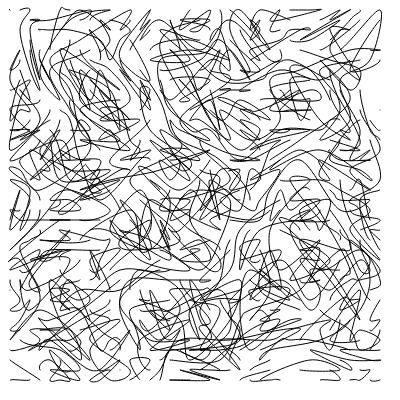
Frame 1 (no input)
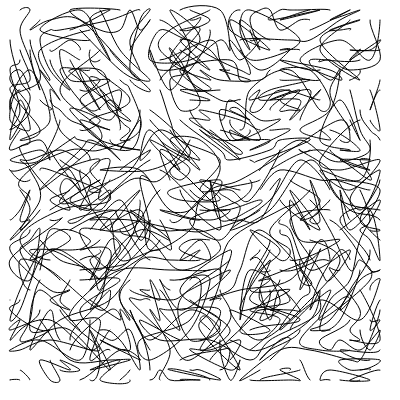
Frame 2 (the mouse pressed at the canvas centre, redrawn once)

The p5.js sketch that drew these frames (run headless with seeded random() and noise() and a simulated clock; the mouse was pressed at the canvas centre and the sketch redrawn once):

// p5.js sketch
// ── sketch.js

var increment = 0.1;
var scl = 10;
var cols, rows;


var start = 0;
var startInc = 0.01;

var zOff = 0;
var zInc = 0;

var fr;

var flowPoints = [];

function setup() {
  createCanvas(400, 400);
  // noiseDetail(4);

  cols = floor(width / scl);
  rows = floor(height / scl);
  fr = createP('');

  PopulateFlowPoints();

}

function draw() {
  PopulateFlowPoints();
  clear();
  //DrawHair();
  DrawFlowLines();
  //testDraw();
  fr.html(floor(frameRate()));
  noLoop();
  start += startInc;
  zOff += zInc;
}

function DrawHair() {
  for (var y = 0; y < rows; y++) {
    for (var x = 0; x < cols; x++) {
      var flowPoint = getFlowPointAtIndex(x, y);
      var v = GetVectorFromFlowPoint(flowPoint);
      DrawVector(x, y, v, flowPoint.xOff, flowPoint.yOff);
    }
  }
}

function DrawFlowLines() {
  for (var y = 0; y < rows; y++) {
    for (var x = 0; x < cols; x++) {
      var flowPoint = getFlowPointAtIndex(x, y);
      DrawLineFromPoint(flowPoint);
    }
  }
}

function testDraw() {
  noFill();
  strokeWeight(1);

  beginShape();
  curveVertex(84, 91);
  curveVertex(84, 91);
  curveVertex(68, 19);
  curveVertex(21, 17);
  curveVertex(32, 91);
  curveVertex(32, 91);
  endShape();
}

var minLineLength = 10;
var maxLineLength = 10;
var searchAreaMin = 5;
var searchAreaMax = 5;


function DrawLineFromPoint(flowPoint) {
  noFill();
  strokeWeight(1);


  var i = 0;
  beginShape();
  while (i < maxLineLength) {
    var noiseValue = Number.MAX_VALUE;
    var closestX, closestY;
    for (var y = flowPoint.y - searchAreaMin; y < flowPoint.y + searchAreaMax; y++) {
      if (y < 0) { y = 0; continue; }
      if (y > rows - 1) { break; }

      for (var x = flowPoint.x - searchAreaMin; x < flowPoint.x + searchAreaMax; x++) {
        if (x < 0) { x = 0; continue; }
        if (x > rows - 1) { break; }

        var newFlowPoint = getFlowPointAtIndex(x, y);
        if (newFlowPoint.x == flowPoint.x && newFlowPoint.y == newFlowPoint.y) {
          continue;
        }
          if (!newFlowPoint.used) {
        if (abs(flowPoint.noise - newFlowPoint.noise) < noiseValue) {
          noiseValue = abs(flowPoint.noise - newFlowPoint.noise);
          closestX = x;
          closestY = y;
        }
        }
      }
    }

    if (closestX == null) {
      break;
    }
    var curveVertexFlowPoint = getFlowPointAtIndex(closestX, closestY);
    curveVertex(curveVertexFlowPoint.x * scl, curveVertexFlowPoint.y * scl);
    // console.log("curveVertex at: " + curveVertexFlowPoint.x + ", " + curveVertexFlowPoint.y);
    curveVertexFlowPoint.used = true;
    flowPoint = curveVertexFlowPoint;
    if (flowPointAtBoundary(curveVertexFlowPoint)) { break; }
    i++;
  }
  // console.log("END");
  endShape();
}

function flowPointAtBoundary(flowPoint) {
  return flowPoint.x == 0 || flowPoint.y == 0 || flowPoint.x == cols - 1 || flowPoint.y == rows - 1;
}

function GetVectorFromFlowPoint(flowPoint) {
  var angle = flowPoint.noise * TWO_PI;
  return p5.Vector.fromAngle(angle);
}

function PopulateFlowPoints() {
  flowPoints = [];
  for (var y = 0; y < rows; y++) {
    for (var x = 0; x < cols; x++) {
      let flowPoint = {
        "x": x,
        "y": y,
        "xOff": x * increment,
        "yOff": y * increment,
        "noise": noise(start + (x * increment), start + (y * increment)),
        "used": false
      }
      flowPoints.push(flowPoint);
    }
  }
}

function getFlowPointAtIndex(x, y) {
  return flowPoints.find(e => e.x == x && e.y == y);
}

function DrawVector(x, y, v, xOff, yOff) {
  stroke(0);
  push();
  translate(x * scl, y * scl);
  rotate(v.heading());
  line(0, 0, scl, scl);
  pop();
}
